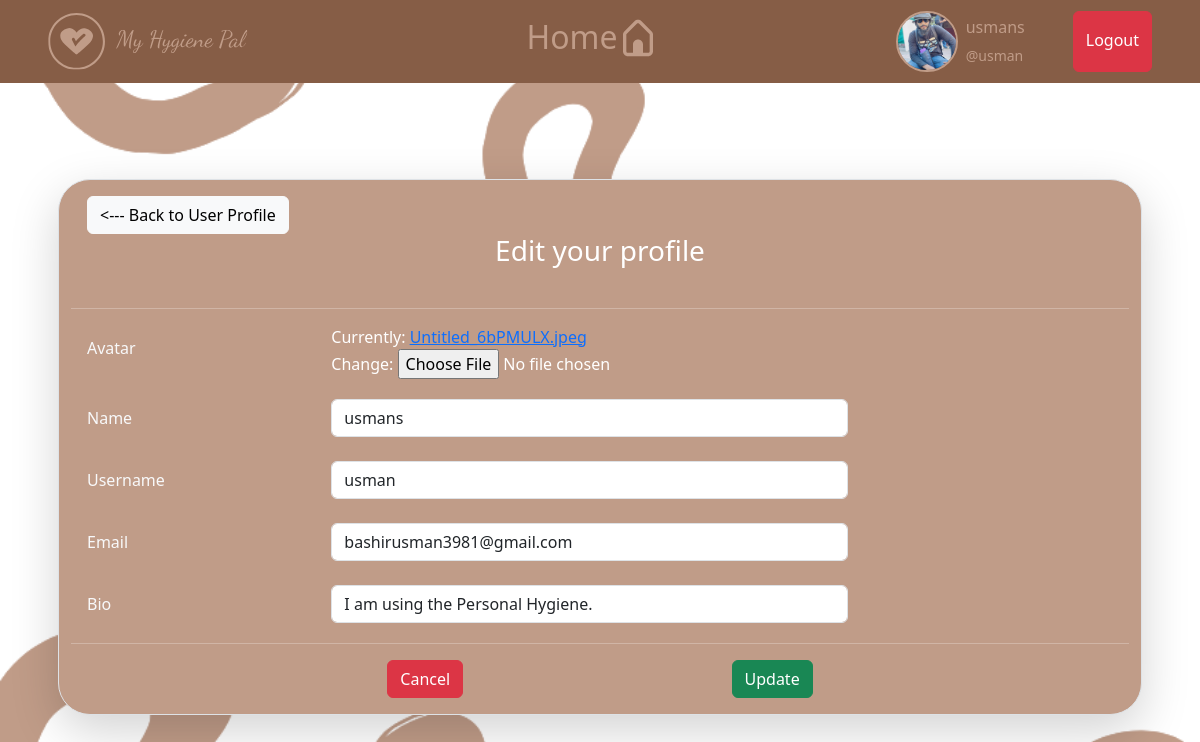
/update-user/ (signed in), run on the app's committed database.
### PersonalHygieneTracker/models.py (models this page shows)
class User(AbstractUser):
    name = models.CharField(max_length=200, null=True)
    email = models.EmailField(unique=True, null=True)
    bio = models.TextField(null=True, default="I am using the Personal Hygiene Tracker.")
    streak = models.BooleanField(null=True)
    avatar = models.ImageField(null=True, default="avatar.svg")
    badges = models.IntegerField(null=True, default=0)
    USERNAME_FIELD = 'email'
    REQUIRED_FIELDS = []

### PersonalHygieneTracker/views.py (the view, shortened to what this page needs)
# urls.py: path('update-user/', views.updateUser, name='update-user'),
@login_required(login_url="login")
def updateUser(request):
    user = request.user
    form = forms.UserForm(instance=user)
    context = {'form': form}
    return render(request, 'PersonalHygieneTracker/edit-user.html', context)

### PersonalHygieneTracker/forms.py
class UserForm(ModelForm):
    class Meta:
        model = models.User
        fields = ['avatar','name','username', 'email','bio']

### PersonalHygieneTracker/templates/PersonalHygieneTracker/edit-user.html (shortened to what this page needs)
{% extends 'base.html' %}
{% block content %}
    <div class="my-5">
        <div class="d-flex justify-content-center">
            <div class="container shadow-lg m-3 border bg-danger my-5 rounded-5">
                <div class="p-3">
                    <div class="d-flex justify-content-between">
                        <a class="btn btn-light" href="{% url 'profile' user.id %}">
                            <--- Back to User Profile
                        </a>
                    </div>
                    <h3 class="text-center">Edit your profile</h3>
                </div>
                <hr>
                <form id="userform" method="post" enctype="multipart/form-data">
                    {% for field in form %}
                        <div class="mb-3 row">
                            <label class="text-light col-sm-2 col-form-label my-1 mx-3">{{field.label}}</label>
                            <div class="col-sm-6 mx-5">
                                {% if field.label == 'Avatar' %}
                                    {{field}}
                                {% else %}
                                    <input required type="{{field.field.widget.input_type}}" class="text-dark form-control my-1" name="{{field.name}}" value="{{field.value}}">
                                {% endif %}
                            </div>
                        </div>
                    {% endfor %}
                    <hr>
                    <div class="mx-5 my-3 d-flex justify-content-evenly">
                        <a class="btn btn-danger" href="{% url 'profile' user.id %}">Cancel</a>
                        <button class="btn btn-success" type="submit">Update</button>
                    </div>
                </form>
            </div>
        </div>
    </div>
{% endblock %}

### templates/base.html (shortened to what this page needs)
<!DOCTYPE html>
{% load static %}
<html lang="en">
<head>
    <link href="https://cdn.jsdelivr.net/npm/bootstrap@5.3.0/dist/css/bootstrap.min.css" rel="stylesheet">
    <link rel="stylesheet" type="text/css" href="{% static 'css/style.css' %}"/>
</head>
<body>
    {% if not main %}
    <nav class="navbar navbar-expand-lg navbar-light bg-secondary d-flex justify-content-between">
        <a class="navbar-brand mx-5" href="{% url 'index' %}"></a>
        <div class="d-flex">
            <a class="nav-item nav-link link-danger mx-3 d-flex" href="{% url 'home' %}">
                <h2>Home</h2>
            </a>
        </div>
        <div class="d-flex">
            <a class="d-flex link-danger" href="{% url 'profile' request.user.id %}">
                <div class="profile-pic profile-pic-medium mx-2">
                    <img src="{{request.user.avatar.url}}" />
                </div>
                <div>
                    <p class="my-1">{{request.user.name}} </p><small>@{{request.user.username}}</small>
                </div>
            </a>
            <a href="{% url 'logout' %}" class="mx-5 btn btn-danger py-3">Logout</a>
        </div>
    </nav>
    {% endif %}
    <div class="container mt-3">
        {% block content %}
        {% endblock %}
    </div>
</body>
</html>

### static/css/style.css (style rules this page uses)
body { background-image: url('../images/MHP_mainpage.png'); background-size: cover; background-repeat: no-repeat; background-attachment: fixed; background-color: #0b0c10; }
.bg-danger { background-color: var(--brown)!important; color: white }
.bg-secondary { background-color: var(--darkerbrown)!important; color: white }
.link-danger { color: var(--brown)!important; text-decoration: none; }
:root { --brown: #c09c88; --darkerbrown: #865d46; --darkererbrown: #32231a; }
.profile-pic { position: relative; display: inline-block; border-radius: 50%; border: 2px solid var(--brown); }
.profile-pic img { display: block; border-radius: 50%; object-fit: cover; object-position: center; }
.profile-pic.profile-pic-medium img { width: 3.6rem; height: 3.6rem; border-radius: 50%; }

### data on the page
User: user.avatar (picture), user.name "usmans", user.username "usman", name "usmans" "usman" "bashirusman3981@gmail.com" "I am using the Personal Hygiene."

### other printed values
{{ field.label }} "Avatar" "Name" "Username" "Email" "Bio"
